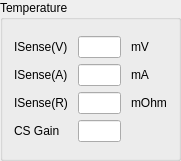
    <widget class="QGroupBox" name="groupBox_11">
     <property name="geometry">
      <rect>
       <x>930</x>
       <y>190</y>
       <width>181</width>
       <height>161</height>
      </rect>
     </property>
     <property name="title">
      <string>Temperature</string>
     </property>
     <layout class="QGridLayout" name="gridLayout_25">
      <item row="0" column="1">
       <layout class="QGridLayout" name="gridLayout_27">
        <property name="horizontalSpacing">
         <number>10</number>
        </property>
        <item row="2" column="1">
         <widget class="QLineEdit" name="ovRecoverLineEdit_9"/>
        </item>
        <item row="0" column="1">
         <widget class="QLineEdit" name="ovLockoutLineEdit_8"/>
        </item>
        <item row="2" column="0">
         <widget class="QLabel" name="label_141">
          <property name="text">
           <string>ISense(R)</string>
          </property>
         </widget>
        </item>
        <item row="0" column="0">
         <widget class="QLabel" name="label_144">
          <property name="text">
           <string>ISense(V)</string>
          </property>
         </widget>
        </item>
        <item row="1" column="1">
         <widget class="QLineEdit" name="ovLineEdit_11"/>
        </item>
        <item row="3" column="1">
         <widget class="QLineEdit" name="eocVoltageLineEdit_8"/>
        </item>
        <item row="2" column="2">
         <widget class="QLabel" name="label_149">
          <property name="text">
           <string>mOhm</string>
          </property>
         </widget>
        </item>
        <item row="1" column="0">
         <widget class="QLabel" name="label_151">
          <property name="text">
           <string>ISense(A)</string>
          </property>
         </widget>
        </item>
        <item row="3" column="0">
         <widget class="QLabel" name="label_142">
          <property name="text">
           <string>CS Gain</string>
          </property>
         </widget>
        </item>
        <item row="1" column="2">
         <widget class="QLabel" name="label_146">
          <property name="text">
           <string>mA</string>
          </property>
         </widget>
        </item>
        <item row="0" column="2">
         <widget class="QLabel" name="label_147">
          <property name="text">
           <string>mV</string>
          </property>
         </widget>
        </item>
       </layout>
      </item>
     </layout>
    </widget>
